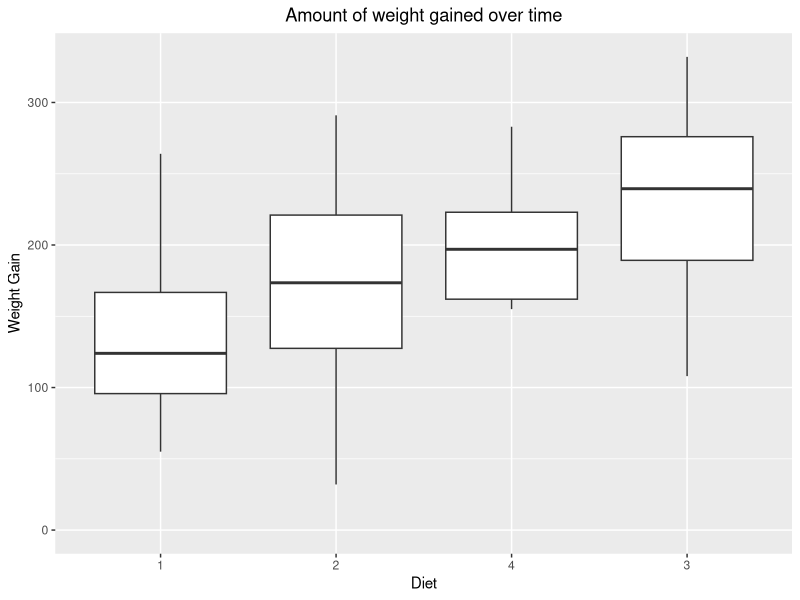

Reproduce this figure in R. (Note: this script raises an error after producing the figure.)
library(ggplot2)
library(dplyr)
library(datasets)
?ChickWeight

#Question 1
weight0 <- ChickWeight %>%
  filter(Time == 0) %>%
  group_by(Diet) %>%
  summarize(avg_weight = mean(weight, na.rm = TRUE), sd_weight = sd(weight, na.rm = TRUE)) %>%
  print

  #Extra Credit

#Question 2
#find number of occurences for each chick
ChickWeight %>%
  group_by(Chick) %>%
  summarize(max12 = n()) %>%
  filter(max12 != 12) %>% 
  print(n= Inf)


complete <- filter(ChickWeight, Chick != 8 & Chick != 15 & Chick != 16 & Chick != 18 & Chick != 44)
head(complete, n=3)


#Question 3
complete<- complete %>%
  group_by(Chick) %>%
  mutate(weightgain = (weight - weight[Time == 0]))

head(complete, n= 3)

#Question 4 ?
day21<- filter(complete, Time == 21)
one<- tmp <- ggplot(day21, aes(x = reorder(Diet, weightgain, FUN = median), y = weightgain)) + geom_boxplot() + expand_limits(y=0) + xlab("Diet") + ylab("Weight Gain") + ggtitle("Amount of weight gained over time")
one<- one + theme(plot.title = element_text(hjust=0.5))
one

#The boxplot I think clear shows that the increase in weight gain as the value of your diet again increases based on looking at the median but breaks after diet 2. I see this because the median for diet 3 is larger than diet 4. You can also see that the diet there has the highest weight gain based on the IQR and the median shown. 

#Question 5

maxWeight <- max(complete$weightgain)
maxWeight

minWeight<- min(complete$weightgain)
minWeight

weightGain<- complete %>% 
  group_by(Chick) %>%
  filter(weightgain == maxWeight | weightgain == minWeight)
print(weighGain)

ggplot(weightGain, aes(x=Time, y=weight, colour= Chick)) + geom_line() + geom_point() + guides(colour = guide_legend(reverse=T)) + facet_wrap(~Diet) + xlab("Time") + ylab("Weight") + ggtitle("Most/Least weight gained Chick")


#Question 6
chicks<- complete %>% 
  group_by(Chick) %>%
  filter(Chick == 3 | Chick == 35)

ggplot(chicks, aes(x=Time, y=weight, colour= Chick)) + geom_line() + geom_point() + ggtitle("Chick # 3 and 35 growth trajectories") + xlab("Time") + ylab("Weight")


#Question 7
ggplot(chicks, aes(x=Time, y=weight, colour= Chick)) + geom_line() + geom_point() + ggtitle("Chick # 3 and 35 growth trajectories") + xlab("Time") + ylab("Weight") + geom_smooth(method="lm") + geom_smooth(data=complete, aes(x = Time, y = weight, colour="Trend Line"), method="lm")

  




#Question 8

